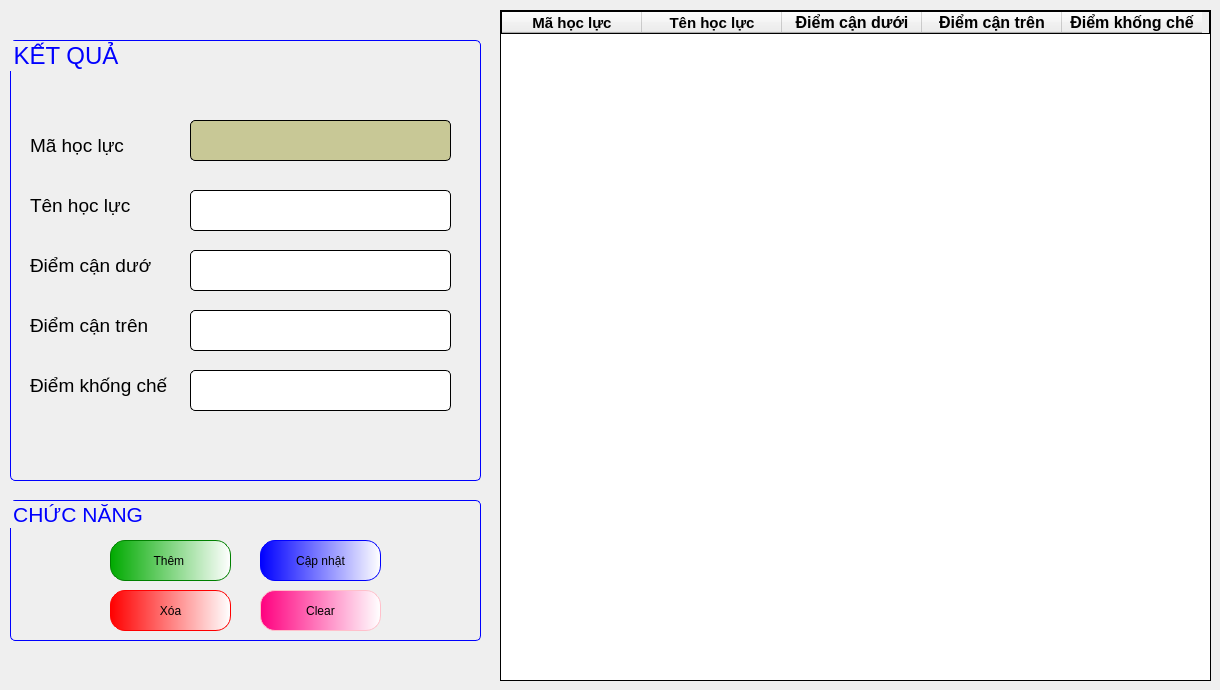
      <widget class="QWidget" name="tab_16">
       <attribute name="title">
        <string>Học lực</string>
       </attribute>
       <widget class="QGroupBox" name="groupBox_74">
        <property name="geometry">
         <rect>
          <x>10</x>
          <y>40</y>
          <width>471</width>
          <height>441</height>
         </rect>
        </property>
        <property name="font">
         <font>
          <family>Tahoma</family>
          <pointsize>18</pointsize>
         </font>
        </property>
        <property name="styleSheet">
         <string notr="true">QGroupBox{
border-radius: 5px;
border:0.5px solid blue;
color:blue;
}</string>
        </property>
        <property name="title">
         <string>KẾT QUẢ</string>
        </property>
        <widget class="QLabel" name="label_260">
         <property name="geometry">
          <rect>
           <x>20</x>
           <y>90</y>
           <width>111</width>
           <height>31</height>
          </rect>
         </property>
         <property name="font">
          <font>
           <family>Tahoma</family>
           <pointsize>14</pointsize>
          </font>
         </property>
         <property name="text">
          <string>Mã học lực</string>
         </property>
        </widget>
        <widget class="QLabel" name="label_261">
         <property name="geometry">
          <rect>
           <x>20</x>
           <y>150</y>
           <width>111</width>
           <height>31</height>
          </rect>
         </property>
         <property name="font">
          <font>
           <family>Tahoma</family>
           <pointsize>14</pointsize>
          </font>
         </property>
         <property name="text">
          <string>Tên học lực</string>
         </property>
        </widget>
        <widget class="QLineEdit" name="lineMaHocLuc">
         <property name="enabled">
          <bool>false</bool>
         </property>
         <property name="geometry">
          <rect>
           <x>180</x>
           <y>80</y>
           <width>261</width>
           <height>41</height>
          </rect>
         </property>
         <property name="styleSheet">
          <string notr="true">QLineEdit{
font: 16pt &quot;Tahoma&quot;;
border-radius:5px;
border: 1px solid black;
	color: rgb(6, 6, 6);
	background-color: ;
	background-color: rgb(200, 200, 150);
}</string>
         </property>
         <property name="text">
          <string/>
         </property>
        </widget>
        <widget class="QLineEdit" name="lineTenHocLuc">
         <property name="geometry">
          <rect>
           <x>180</x>
           <y>150</y>
           <width>261</width>
           <height>41</height>
          </rect>
         </property>
         <property name="styleSheet">
          <string notr="true">QLineEdit{
font: 16pt &quot;Tahoma&quot;;
border-radius:5px;
border: 1px solid black;
}</string>
         </property>
         <property name="text">
          <string/>
         </property>
        </widget>
        <widget class="QLabel" name="label_262">
         <property name="geometry">
          <rect>
           <x>20</x>
           <y>270</y>
           <width>121</width>
           <height>31</height>
          </rect>
         </property>
         <property name="font">
          <font>
           <family>Tahoma</family>
           <pointsize>14</pointsize>
          </font>
         </property>
         <property name="text">
          <string>Điểm cận trên</string>
         </property>
        </widget>
        <widget class="QLineEdit" name="lineDiemCD">
         <property name="enabled">
          <bool>true</bool>
         </property>
         <property name="geometry">
          <rect>
           <x>180</x>
           <y>210</y>
           <width>261</width>
           <height>41</height>
          </rect>
         </property>
         <property name="styleSheet">
          <string notr="true">QLineEdit{
font: 16pt &quot;Tahoma&quot;;
border-radius:5px;
border: 1px solid black;
}</string>
         </property>
         <property name="text">
          <string/>
         </property>
        </widget>
        <widget class="QLineEdit" name="lineDiemCT">
         <property name="geometry">
          <rect>
           <x>180</x>
           <y>270</y>
           <width>261</width>
           <height>41</height>
          </rect>
         </property>
         <property name="styleSheet">
          <string notr="true">QLineEdit{
font: 16pt &quot;Tahoma&quot;;
border-radius:5px;
border: 1px solid black;
}</string>
         </property>
         <property name="text">
          <string/>
         </property>
        </widget>
        <widget class="QLabel" name="label_263">
         <property name="geometry">
          <rect>
           <x>20</x>
           <y>210</y>
           <width>121</width>
           <height>31</height>
          </rect>
         </property>
         <property name="font">
          <font>
           <family>Tahoma</family>
           <pointsize>14</pointsize>
          </font>
         </property>
         <property name="text">
          <string>Điểm cận dưới</string>
         </property>
        </widget>
        <widget class="QLineEdit" name="lineDiemKhongChe">
         <property name="geometry">
          <rect>
           <x>180</x>
           <y>330</y>
           <width>261</width>
           <height>41</height>
          </rect>
         </property>
         <property name="styleSheet">
          <string notr="true">QLineEdit{
font: 16pt &quot;Tahoma&quot;;
border-radius:5px;
border: 1px solid black;
}</string>
         </property>
         <property name="text">
          <string/>
         </property>
        </widget>
        <widget class="QLabel" name="label_264">
         <property name="geometry">
          <rect>
           <x>20</x>
           <y>330</y>
           <width>141</width>
           <height>31</height>
          </rect>
         </property>
         <property name="font">
          <font>
           <family>Tahoma</family>
           <pointsize>14</pointsize>
          </font>
         </property>
         <property name="text">
          <string>Điểm khống chế </string>
         </property>
        </widget>
       </widget>
       <widget class="QGroupBox" name="groupBox_75">
        <property name="geometry">
         <rect>
          <x>10</x>
          <y>500</y>
          <width>471</width>
          <height>141</height>
         </rect>
        </property>
        <property name="font">
         <font>
          <family>Tahoma</family>
          <pointsize>16</pointsize>
         </font>
        </property>
        <property name="styleSheet">
         <string notr="true">QGroupBox{
border:0.5px solid blue;
border-radius:5px;
color:blue;
}</string>
        </property>
        <property name="title">
         <string>CHỨC NĂNG </string>
        </property>
        <widget class="QPushButton" name="btnThemHocLuc">
         <property name="geometry">
          <rect>
           <x>100</x>
           <y>40</y>
           <width>121</width>
           <height>41</height>
          </rect>
         </property>
         <property name="styleSheet">
          <string notr="true">QPushButton{
font: 16pt &quot;Tahoma&quot;;
border-radius:15px;
border:1px solid green;
	background-color: qlineargradient(spread:pad, x1:0, y1:0, x2:1, y2:0, stop:0 rgba(0, 170, 0, 255), stop:1 rgba(255, 255, 255, 255));
}
QPushButton:hover{
background-color: qlineargradient(spread:pad, x1:0, y1:0, x2:1, y2:0, stop:0 rgba(85, 255, 0, 255), stop:1 rgba(255, 255, 255, 255));
	font: 18pt &quot;Tahoma&quot;;
}
</string>
         </property>
         <property name="text">
          <string>Thêm </string>
         </property>
        </widget>
        <widget class="QPushButton" name="btnCapNhatHocLuc">
         <property name="geometry">
          <rect>
           <x>250</x>
           <y>40</y>
           <width>121</width>
           <height>41</height>
          </rect>
         </property>
         <property name="styleSheet">
          <string notr="true">QPushButton{
font: 16pt &quot;Tahoma&quot;;
border-radius:15px;
border:1px solid blue;
	background-color: qlineargradient(spread:pad, x1:0, y1:0, x2:1, y2:0, stop:0 rgba(0, 0, 255, 255), stop:1 rgba(255, 255, 255, 255));
}
QPushButton:hover{
	font: 18pt &quot;Tahoma&quot;;
	background-color: qlineargradient(spread:repeat, x1:0, y1:0, x2:1, y2:0, stop:0 rgba(0, 85, 255, 255), stop:1 rgba(255, 255, 255, 255));
}
</string>
         </property>
         <property name="text">
          <string>Cập nhật</string>
         </property>
        </widget>
        <widget class="QPushButton" name="btnXoaHocLuc">
         <property name="geometry">
          <rect>
           <x>100</x>
           <y>90</y>
           <width>121</width>
           <height>41</height>
          </rect>
         </property>
         <property name="styleSheet">
          <string notr="true">QPushButton{
font: 16pt &quot;Tahoma&quot;;
border-radius:15px;
border:1px solid red;
	background-color: qlineargradient(spread:pad, x1:0, y1:0, x2:1, y2:0, stop:0 rgba(255, 0, 0, 255), stop:1 rgba(255, 255, 255, 255));
}
QPushButton:hover{
	font: 18pt &quot;Tahoma&quot;;
	background-color:qlineargradient(spread:pad, x1:0, y1:0, x2:1, y2:0.028, stop:0 rgba(189, 0, 0, 255), stop:1 rgba(255, 255, 255, 255))
}
</string>
         </property>
         <property name="text">
          <string>Xóa</string>
         </property>
        </widget>
        <widget class="QPushButton" name="pushButton_97">
         <property name="geometry">
          <rect>
           <x>250</x>
           <y>90</y>
           <width>121</width>
           <height>41</height>
          </rect>
         </property>
         <property name="styleSheet">
          <string notr="true">QPushButton{
font: 16pt &quot;Tahoma&quot;;
border-radius:15px;
border:1px solid pink;
background-color: qlineargradient(spread:pad, x1:0, y1:0, x2:1, y2:0, stop:0 rgba(255, 0, 127, 255), stop:1 rgba(255, 255, 255, 255))
}
QPushButton:hover{
	font: 18pt &quot;Tahoma&quot;;
background-color:qlineargradient(spread:pad, x1:0, y1:0, x2:1, y2:0, stop:0 rgba(134, 0, 67, 255), stop:1 rgba(255, 255, 255, 255))
}
</string>
         </property>
         <property name="text">
          <string>Clear</string>
         </property>
        </widget>
       </widget>
       <widget class="QTableWidget" name="tableHocLuc">
        <property name="geometry">
         <rect>
          <x>500</x>
          <y>10</y>
          <width>711</width>
          <height>671</height>
         </rect>
        </property>
        <property name="styleSheet">
         <string notr="true">border: 1px solid black ;
font: 14pt &quot;Tahoma&quot;;</string>
        </property>
        <attribute name="horizontalHeaderDefaultSectionSize">
         <number>140</number>
        </attribute>
        <column>
         <property name="text">
          <string>Mã học lực</string>
         </property>
         <property name="font">
          <font>
           <family>Tahoma</family>
           <pointsize>11</pointsize>
           <weight>75</weight>
           <bold>true</bold>
          </font>
         </property>
         <property name="textAlignment">
          <set>AlignCenter</set>
         </property>
        </column>
        <column>
         <property name="text">
          <string>Tên học lực</string>
         </property>
         <property name="font">
          <font>
           <family>Tahoma</family>
           <pointsize>11</pointsize>
           <weight>75</weight>
           <bold>true</bold>
          </font>
         </property>
         <property name="textAlignment">
          <set>AlignCenter</set>
         </property>
        </column>
        <column>
         <property name="text">
          <string>Điểm cận dưới</string>
         </property>
         <property name="font">
          <font>
           <family>Tahoma</family>
           <pointsize>12</pointsize>
           <weight>75</weight>
           <bold>true</bold>
          </font>
         </property>
         <property name="textAlignment">
          <set>AlignCenter</set>
         </property>
        </column>
        <column>
         <property name="text">
          <string>Điểm cận trên</string>
         </property>
         <property name="font">
          <font>
           <family>Tahoma</family>
           <pointsize>12</pointsize>
           <weight>75</weight>
           <bold>true</bold>
          </font>
         </property>
         <property name="textAlignment">
          <set>AlignCenter</set>
         </property>
        </column>
        <column>
         <property name="text">
          <string>Điểm khống chế</string>
         </property>
         <property name="font">
          <font>
           <family>Tahoma</family>
           <pointsize>12</pointsize>
           <weight>75</weight>
           <bold>true</bold>
          </font>
         </property>
         <property name="textAlignment">
          <set>AlignCenter</set>
         </property>
        </column>
       </widget>
      </widget>
